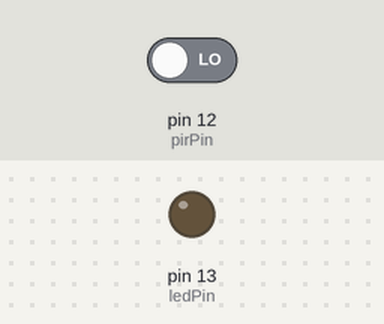
A sketch run on a simulated Arduino Uno, built with avr-gcc and run on an emulated ATmega328P. On the bench: output pins drawn as LEDs (lit = HIGH). The inputs (shaded band) are chosen by the test bench; at power-on: pin 12 (pirPin) LOW. What the sketch prints to the serial monitor is not drawn.

Above: at 4.2 s.
4.3 s: pin 12 (pirPin) driven HIGH
At 4.9 s:
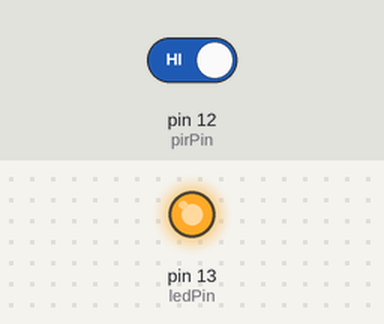
5.8 s: pin 12 (pirPin) driven LOW
At 6.1 s:
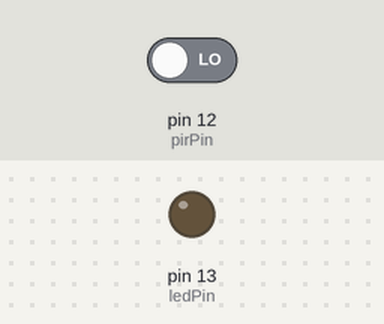
Timing chart, 0 to 8.8 s (numbered marks = the images above; inputs shaded):
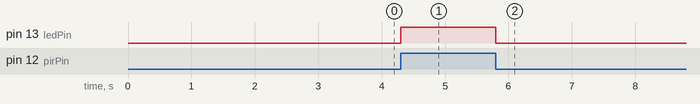

The sketch:

9-2_practice.ino
```cpp
int calibrationTime = 30;
unsigned long lowIn;
unsigned long pause = 5000;
boolean lockLow = true;
boolean takeLowTime = true;

int pirPin = 12;
int ledPin = 13;

void setup() {
  Serial.begin(9600);
  pinMode(pirPin, INPUT);
  pinMode(ledPin, OUTPUT);
  digitalWrite(pirPin, LOW);

  Serial.print("센서 보정 ");
  for (int i = 0; i < calibrationTime; i++) {
    Serial.print(".");
    delay(100);\
  }

  Serial.println(" 완료");
  Serial.println("센서 활성화");
  delay(50);
}

void loop() {
  if (digitalRead(pirPin) == HIGH) {
    digitalWrite(ledPin, HIGH);

    if (lockLow) {
      lockLow = false;
      Serial.print("--- ");
      Serial.print(millis() / 1000);
      Serial.println(" 초: 모션 감지!");
      delay(50);
    }

    takeLowTime = true; // 다시 LOW 감지를 허용
  }

  if (digitalRead(pirPin) == LOW) {
    digitalWrite(ledPin, LOW);

    if (takeLowTime) {
      lowIn = millis();     // LOW 신호가 처음 감지된 시간 기록
      takeLowTime = false;  // 한 번만 기록
    }

    if (!lockLow && (millis() - lowIn > pause)) {
      lockLow = true;
      Serial.print("모션 종료 ");
      Serial.print(millis() / 1000);
      Serial.println(" 초");
      delay(50);
    }
  }
}
```

Measured:
- after the input at 4.3 s, pin 13 (ledPin): LOW → HIGH at once
- after the input at 5.8 s, pin 13 (ledPin): HIGH → LOW at once
